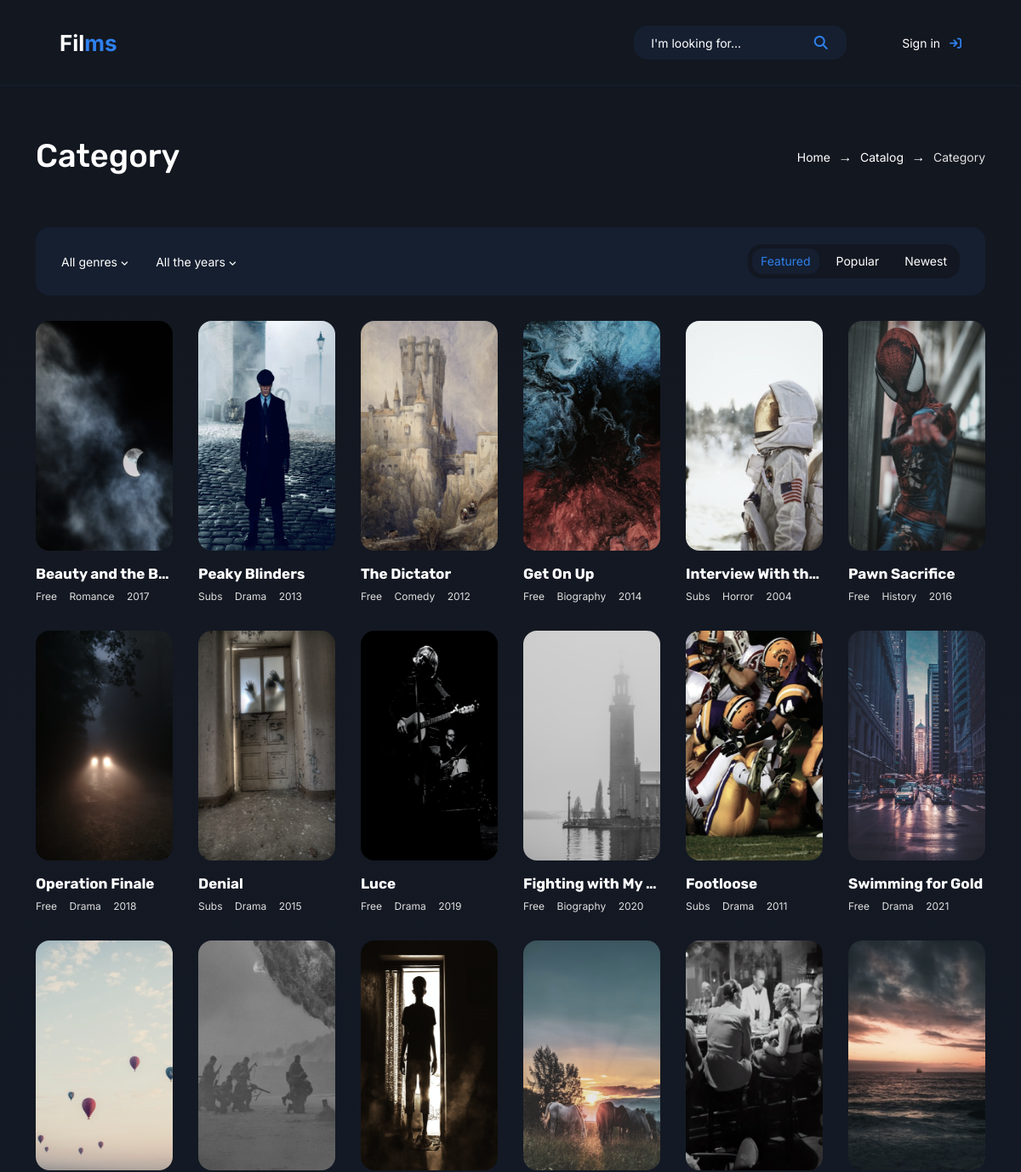
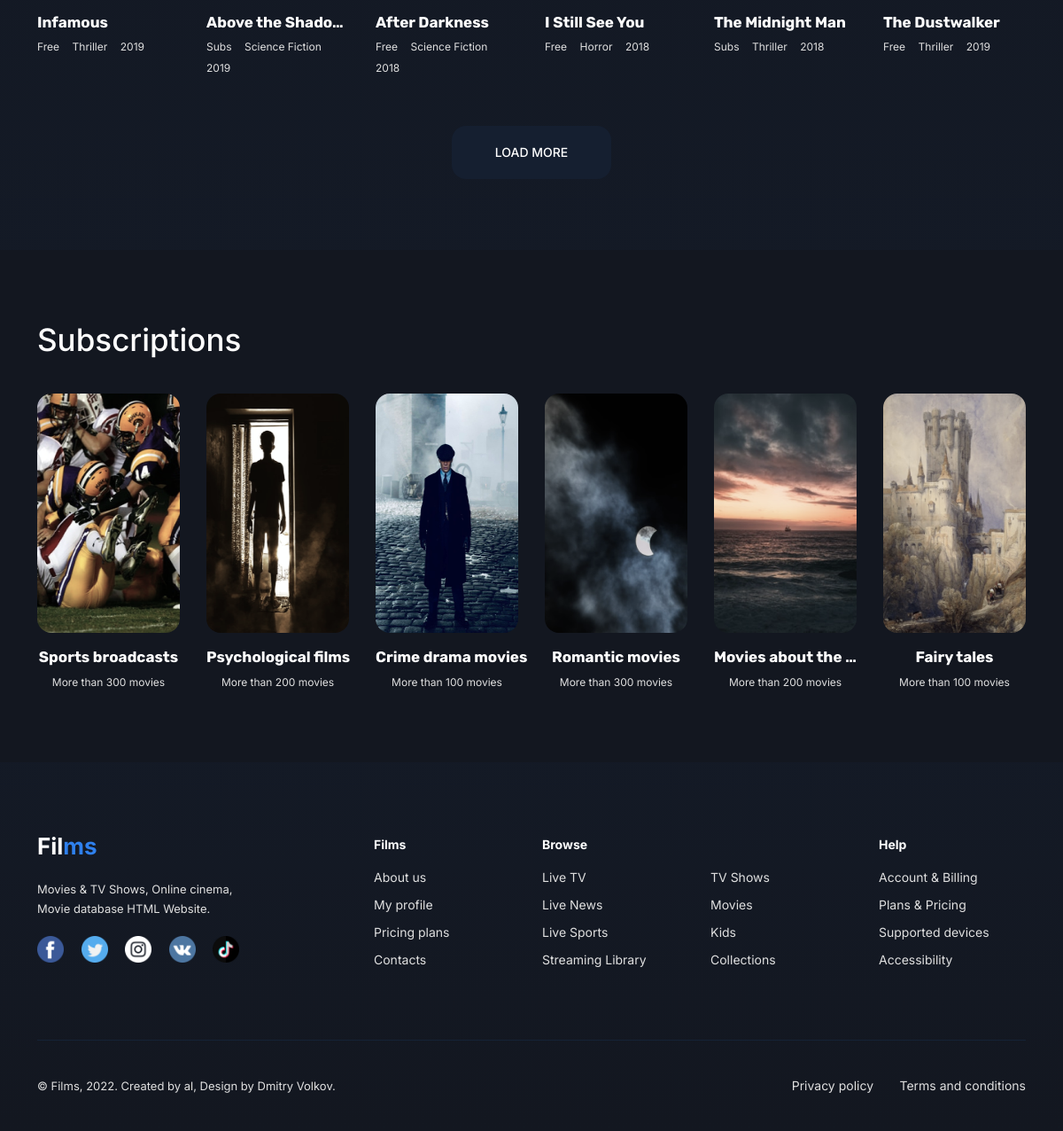
The app's page /main/category.php with its own data (2 pictures, top to bottom).
### tables this page shows
create table film (
    id_film int primary key auto_increment,
    title varchar(50),
    label varchar(10),
    rating float,
    genre varchar(20),
    year int,
    age int,
    image varchar(50),
    video varchar(50),
    film_desc varchar(500),
    film_date datetime,
    id_category int,
    foreign key (id_category) references category (id_category)
);

### main/functions.php (called while the page is built, shortened)
<?php
$conn = mysqli_connect("localhost", "root", "", "films");
function query($query) {
    global $conn;
    $result = mysqli_query($conn, $query);
    $rows = [];
    while($row = mysqli_fetch_assoc($result)) {
        $rows[] = $row;
    }
    return $rows;
}
?>

### main/category.php (the view, shortened to what this page needs)
<?php
require "functions.php";
$film = query("SELECT * FROM film WHERE id_film BETWEEN 1 AND 100 ORDER BY id_film DESC LIMIT 18");
?>
<!DOCTYPE html>
<html lang="en">
    <head>
        <link rel="stylesheet" href="../assets/styles/style.css">
        <link href="https://cdn.jsdelivr.net/npm/bootstrap@5.2.2/dist/css/bootstrap.min.css" rel="stylesheet">
    </head>
    <body>
        <header class="header">
            <nav class="navbar navbar-expand-lg navbar-dark">
                <div class="container">
                    <div class="logo"><a href="../index.php">Fil<span>ms</span></a></div>
                    <div class="nav__action">
                        <form action="" method="post" spellcheck="false" autocomplete="off" class="nav__form">
                            <input type="input" name="keyword" placeholder="I'm looking for..." class="nav__search">
                            <button type="submit" name="search" class="nav__action-btn"><i class="fa-solid fa-magnifying-glass"></i></button>
                        </form>
                        <div class="nav__login">
                            <?php if(!isset($_SESSION['id_user']))
                            echo "<span class=\"nav-link\" onclick=\"document.getElementById('signin').style.display = 'unset';\">Sign in &ensp;<span class=\"nav__action-btn\"><i class=\"fa-solid fa-arrow-right-to-bracket\"></i></span></span>"; ?>
                        </div>
                    </div>
                </div>
            </nav>
        </header>
        <section class="section">
            <div class="container">
                <div class="row">
                    <div class="col">
                        <div class="section__content">
                            <h1 class="section__title">Category</h1>
                            <div class="section__nav">
                                <a href="/web-project-akhir/index.php">Home</a> →
                                <a href="#">Catalog</a> →
                                <span>Category</span>
                            </div>
                        </div>
                    </div>
                </div>
            </div>
        </section>
        <div class="catalog">
            <div class="container">
                <div class="row">
                    <div class="col">
                        <div class="catalog__header">
                            <div class="catalog__navbar">
                                <div class="catalog__select">
                                    <div class="dropdown">
                                        <button class="genre" type="button" data-bs-toggle="dropdown" aria-expanded="false">All genres <span class="angle-down"><i class="fa-solid fa-angle-down"></i></span></button>
                                    </div>
                                    <div class="dropdown">
                                        <button class="year" type="button" data-bs-toggle="dropdown" aria-expanded="false">All the years <span class="angle-down"><i class="fa-solid fa-angle-down"></i></span></button>
                                    </div>
                                </div>
                                <div class="catalog__tabs">
                                    <button class="checked__tabs" id="featbtn" onclick="feat()">Featured</button>
                                    <button id="popbtn" onclick="pop()">Popular</button>
                                    <button id="newbtn" onclick="news()">Newest</button>
                                </div>
                            </div>
                        </div>
                        <div class="catalog__content show__content" id="featured">
                            <div class="row row--grid">
                                <?php foreach($film as $row): ?>
                                <div class="col-6 col-md-4 col-lg-3 col-xl-2 col--grid">
                                    <form class="card" method="post">
                                        <a class="card__cover" href="../main/details.php?id=<?php echo $row["id_film"]; ?>">
                                            <img src="../assets/images/card/<?php echo $row["image"]; ?>" class="card__image">
                                        </a>
                                        <h3 class="card__title">
                                            <a href="../main/details.php?id=<?php echo $row["id_film"]; ?>"><?php echo $row["title"]; ?></a>
                                        </h3>
                                        <ul class="card__label">
                                            <li><?php echo $row["label"]; ?></li>
                                            <li><?php echo $row["genre"]; ?></li>
                                            <li><?php echo $row["year"]; ?></li>
                                        </ul>
                                    </form>
                                </div>
                                <?php endforeach; ?>
                            </div>
                        </div>
                    </div>
                </div>
                <form class="row" method="post">
                    <div class="col">
                        <button class="catalog__more" name="more">Load more</button>
                    </div>
                </form>
            </div>
        </div>
        <section class="subscription">
            <div class="container">
                <div class="row">
                    <div class="col">
                        <h2 class="subs__title">Subscriptions</h2>
                    </div>
                </div>
                <div class="row row--grid">
                    <div class="col-6 col-md-4 col-lg-3 col-xl-2 col--grid">
                        <div class="card">
                            <a href="#" class="card__cover">
                                <img src="../assets/images/card/11.png" alt="" class="card__image">
                            </a>
                            <h3 class="card__title card__title-subs">
                                <a href="#">Sports broadcasts</a>
                            </h3>
                            <ul class="card__label card__label-subs">
                                <li>More than 300 movies</li>
                            </ul>
                        </div>
                    </div>
                    <div class="col-6 col-md-4 col-lg-3 col-xl-2 col--grid">
                        <div class="card">
                            <a href="#" class="card__cover">
                                <img src="../assets/images/card/15.png" alt="" class="card__image">
                            </a>
                            <h3 class="card__title card__title-subs">
                                <a href="#">Psychological films</a>
                            </h3>
                            <ul class="card__label card__label-subs">
                                <li>More than 200 movies</li>
                            </ul>
                        </div>
                    </div>
                    <div class="col-6 col-md-4 col-lg-3 col-xl-2 col--grid">
                        <div class="card">
                            <a href="#" class="card__cover">
                                <img src="../assets/images/card/2.png" alt="" class="card__image">
                            </a>
                            <h3 class="card__title card__title-subs">
                                <a href="#">Crime drama movies</a>
                            </h3>
                            <ul class="card__label card__label-subs">
                                <li>More than 100 movies</li>
                            </ul>
                        </div>
                    </div>
                    <div class="col-6 col-md-4 col-lg-3 col-xl-2 col--grid">
                        <div class="card">
                            <a href="#" class="card__cover">
                                <img src="../assets/images/card/1.png" alt="" class="card__image">
                            </a>
                            <h3 class="card__title card__title-subs">
                                <a href="#">Romantic movies</a>
                            </h3>
                            <ul class="card__label card__label-subs">
                                <li>More than 300 movies</li>
                            </ul>
                        </div>
                    </div>
                    <div class="col-6 col-md-4 col-lg-3 col-xl-2 col--grid">
                        <div class="card">
                            <a href="#" class="card__cover">
                                <img src="../assets/images/card/18.png" alt="" class="card__image">
                            </a>
                            <h3 class="card__title" style="margin-bottom: 5px;">
                                <a href="#">Movies about the middle ages</a>
                            </h3>
                            <ul class="card__label card__label-subs">
                                <li>More than 200 movies</li>
                            </ul>
                        </div>
                    </div>
                    <div class="col-6 col-md-4 col-lg-3 col-xl-2 col--grid">
                        <div class="card">
                            <a href="#" class="card__cover">
                                <img src="../assets/images/card/3.png" alt="" class="card__image">
                            </a>
                            <h3 class="card__title card__title-subs">
                                <a href="#">Fairy tales</a>
                            </h3>
                            <ul class="card__label card__label-subs">
                                <li>More than 100 movies</li>
                            </ul>
                        </div>
                    </div>
                </div>
            </div>
        </section>
        <section class="footer">
            <div class="container">
                <div class="row">
                    <div class="col-12 col-md-8 col-lg-4 order-md-1 order-4">
                        <div class="logo footer__logo"><a href="#">Fil<span>ms</span></a></div>
                        <p class="footer__tagline">Movies & TV Shows, Online cinema,<br>Movie database HTML Website.</p>
                        <div class="footer__social">
                            <a href="#"><img src="../assets/images/social/facebook.png" alt=""></a>
                            <a href="#"><img src="../assets/images/social/twitter.png" alt=""></a>
                            <a href="#"><img src="../assets/images/social/instagram.png" alt=""></a>
                            <a href="#"><img src="../assets/images/social/vk.png" alt=""></a>
                            <a href="#"><img src="../assets/images/social/tiktok.png" alt=""></a>
                        </div>
                    </div>
                    <div class="col-6 col-md-4 col-lg-2 order-md-2 order-1">
                        <h6 class="footer__title">Films</h6>
                        <div class="footer__nav">
                            <a href="#">About us</a>
                            <a href="#">My profile</a>
                            <a href="#">Pricing plans</a>
                            <a href="#">Contacts</a>
                        </div>
                    </div>
                    <div class="col-12 col-md-8 col-lg-4 order-md-3 order-3">
                        <div class="row">
                            <div class="col-12">
                                <h6 class="footer__title">Browse</h6>
                            </div>
                            <div class="col-6">
                                <div class="footer__nav">
                                    <a href="#">Live TV</a>
                                    <a href="#">Live News</a>
                                    <a href="#">Live Sports</a>
                                    <a href="#">Streaming Library</a>
                                </div>
                            </div>
                            <div class="col-6">
                                <div class="footer__nav">
                                    <a href="#">TV Shows</a>
                                    <a href="#">Movies</a>
                                    <a href="#">Kids</a>
                                    <a href="#">Collections</a>
                                </div>
                            </div>
                        </div>
                    </div>
                    <div class="col-6 col-md-4 col-lg-2 order-md-4 order-2">
                        <h6 class="footer__title">Help</h6>
                        <div class="footer__nav">
                            <a href="#">Account & Billing</a>
                            <a href="#">Plans & Pricing</a>
                            <a href="#">Supported devices</a>
                            <a href="#">Accessibility</a>
                        </div>
                    </div>
                </div>
                <div class="row">
                    <div class="col">
                        <div class="footer__content">
                            <div class="footer__copyright">
                                <span>© Films, 2022. Created by al, Design by Dmitry Volkov.</span>
                            </div>
                            <div class="footer__link">
                                <a href="#">Privacy policy</a>
                                <a href="#">Terms and conditions</a>
                            </div>
                        </div>
                    </div>
                </div>
            </div>
        </section>
    </body>
</html>

### records on screen
film: image (picture), title "Beauty and the B…", label "Free", genre "Romance", year "2017"
film: image (picture), title "Peaky Blinders", label "Subs", genre "Drama", year "2013"
film: image (picture), title "The Dictator", label "Free", genre "Comedy", year "2012"
film: image (picture), title "Get On Up", label "Free", genre "Biography", year "2014"
film: image (picture), title "Interview With th…", label "Subs", genre "Horror", year "2004"
film: image (picture), title "Pawn Sacrifice", label "Free", genre "History", year "2016"
film: image (picture), title "Operation Finale", label "Free", genre "Drama", year "2018"
film: image (picture), title "Denial", label "Subs", genre "Drama", year "2015"
film: image (picture), title "Luce", label "Free", genre "Drama", year "2019"
film: image (picture), title "Fighting with My…", label "Free", genre "Biography", year "2020"
film: image (picture), title "Footloose", label "Subs", genre "Drama", year "2011"
film: image (picture), title "Swimming for Gold", label "Free", genre "Drama", year "2021"
film: image (picture), title "Infamous", label "Free", genre "Thriller", year "2019"
film: image (picture), title "Above the Shado…", label "Subs", genre "Science Fiction", year "2019"
film: image (picture), title "After Darkness", label "Free", genre "Science Fiction", year "2018"
film: image (picture), title "I Still See You", label "Free", genre "Horror", year "2018"
film: image (picture), title "The Midnight Man", label "Subs", genre "Thriller", year "2018"
film: image (picture), title "The Dustwalker", label "Free", genre "Thriller", year "2019"
